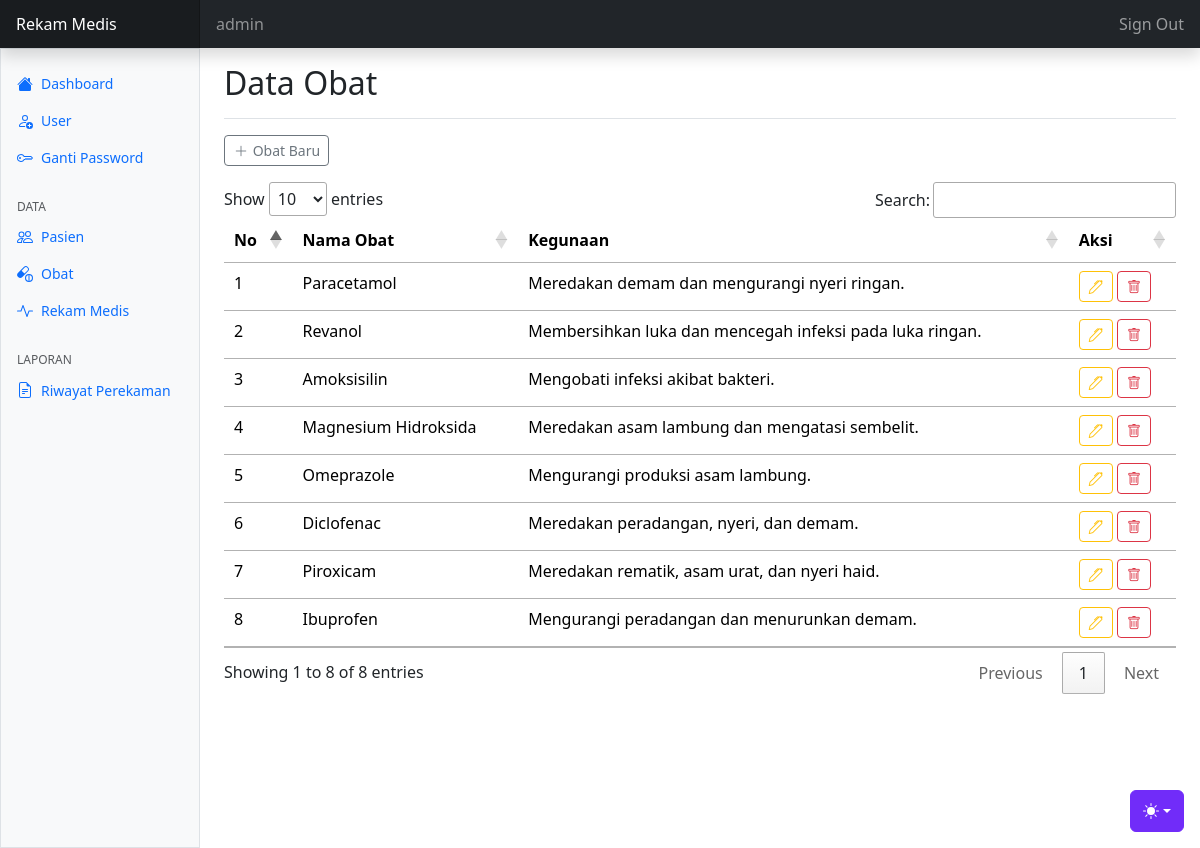
The page /obat/index.php (signed in) on the database its author committed.
### tables this page shows
CREATE TABLE `tbl_obat` (
  `id` int(11) NOT NULL,
  `nama` varchar(100) NOT NULL,
  `kegunaan` varchar(255) NOT NULL
);

### config.php (called while the page is built, shortened)
<?php
$main_url	= "http://localhost/MEDICAL_codingline/";
?>

### obat/index.php (the view, shortened to what this page needs)
<?php
require "../config.php";
require "../template/header.php";
require "../template/navbar.php";
require "../template/sidebar.php";
?>
<main class="col-md-9 ms-sm-auto col-lg-10 px-md-4 min-vh-100">
	<div class="d-flex justify-content-between flex-wrap flex-md-nowrap align-items-center pt-3 pb-2 mb-3 border-bottom">
		<h1 class="h2">Data Obat</h1>
	</div>
	<a href="<?= $main_url ?>obat/tambah-obat.php" class="btn btn-outline-secondary btn-sm mb-3"
	title="tambah obat baru"><i class="bi bi-plus-lg align-top"></i> Obat Baru</a>
	<table class="table table-responsive table-hover" id="myTable">
		<thead>
			<tr>
				<th>No</th>
				<th>Nama Obat</th>
				<th>Kegunaan</th>
				<th>Aksi</th>
			</tr>
		</thead>
		<tbody>
			<?php
			$no			= 1;
			$queryObat	= mysqli_query($koneksi, "SELECT * FROM tbl_obat");
			while($obat = mysqli_fetch_assoc($queryObat)){ ?>
				<tr>
					<td><?= $no++; ?></td>
					<td><?= $obat['nama'] ?></td>
					<td><?= $obat['kegunaan'] ?></td>
					<td>
						<a href="edit-obat.php?id=<?= $obat['id'] ?>" class="btn btn-sm btn-outline-warning" title="edit obat">
						<i class="bi bi-pen align-top"></i></a>
						<a href="proses-obat.php?id=<?= $obat['id'] ?>&aksi=hapus-obat"
						onclick="return confirm('Apakah Anda yakin ingin menghapus data obat ini ?')"
						class="btn btn-sm btn-outline-danger" title="hapus obat"><i class="bi bi-trash align-top"></i></a>
					</td>
				</tr>
			<?php } ?>
		</tbody>
	</table>
</main>
<?php
require "../template/footer.php";
?>

### asset/dashboard/dashboard.css (style rules this page uses)
.bi { display: inline-block; width: 1rem; height: 1rem; }

### template/header.php (style rules this page uses)
.bi { vertical-align: -.125em; fill: currentColor; }

### rows shown on the page
tbl_obat: nama "Paracetamol", kegunaan "Meredakan demam dan mengurangi nyeri ringan."
tbl_obat: nama "Revanol", kegunaan "Membersihkan luka dan mencegah infeksi pada luka ringan."
tbl_obat: nama "Amoksisilin", kegunaan "Mengobati infeksi akibat bakteri."
tbl_obat: nama "Magnesium Hidroksida", kegunaan "Meredakan asam lambung dan mengatasi sembelit."
tbl_obat: nama "Omeprazole", kegunaan "Mengurangi produksi asam lambung."
tbl_obat: nama "Diclofenac", kegunaan "Meredakan peradangan, nyeri, dan demam."
tbl_obat: nama "Piroxicam", kegunaan "Meredakan rematik, asam urat, dan nyeri haid."
tbl_obat: nama "Ibuprofen", kegunaan "Mengurangi peradangan dan menurunkan demam."

### other values the page prints
$_SESSION['ssUserRM'] "admin"
